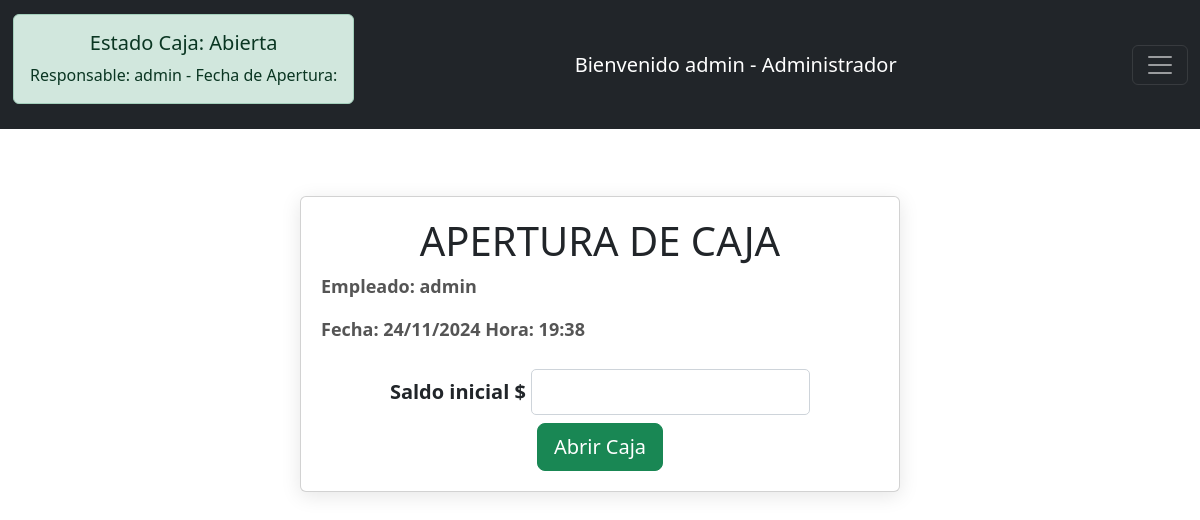
/apertura/ (signed in), run on the app's committed database.
### Empleados/models.py (models this page shows, shortened)
class Empleado(AbstractUser):
    dni=models.IntegerField(null=True, blank=True, verbose_name="DNI")
    dirección=models.CharField(null=True, blank=True, max_length=150)
    telefono=models.IntegerField(null=True, blank=True)

### Caja/views.py (the view, shortened to what this page needs)
# urls.py: path('apertura/', views.apertura_view , name='apertura' ),
@login_required
def apertura_view(request):
    caja_abierta = obtener_caja_abierta(request.user)
    if caja_abierta:
        request.session['caja_abierta'] = True
        request.session['empleado'] = caja_abierta.empleado.username
        request.session['fecha_apertura'] = caja_abierta.fecha_apertura.strftime("%Y-%m-%d %H:%M:%S")
        return redirect('cierre')
    if request.method == 'GET':
        formulario_apertura = apertura()
        return render(request, 'apertura.html', {'formulario_apertura': formulario_apertura})

### Caja/forms.py
class apertura(ModelForm):
    class Meta:
        model=Caja
        fields = ['saldo_inicial']

### Caja/views.py (called while the page is built)
def obtener_caja_abierta(user):
    return Caja.objects.filter(empleado__username=user.username, estado='Abierta').first()

### templates/apertura.html (shortened to what this page needs)
{% extends 'menu.html' %}
{% load static %}
{% block extra_css %}
    <link rel="stylesheet" href="{% static 'css/apertura.css' %}">
    <link href="https://cdn.jsdelivr.net/npm/bootstrap@5.3.3/dist/css/bootstrap.min.css" rel="stylesheet">
{% endblock %}
{% block content %}
    <div class="contenedor card">
        <form action="{% url 'apertura' %}" id="apertura" method="POST">
            <h1>APERTURA DE CAJA</h1>
                <p><b>Empleado: {{user.username}}</b></p>
                <p><b>Fecha: {{ formulario_apertura.instance.fecha_apertura|date:"d/m/Y"}} Hora: {{ formulario_apertura.instance.fecha_apertura|time:"H:i"}}</b></p>
                <h5><b>Saldo inicial $ <input type="number" name="saldo_inicial" value="{{ formulario_apertura.instance.saldo_inicial }}" required></b></h5>
            <input  class="btn btn-success btn-hover mx-auto d-block btn-lg" type="submit" value="Abrir Caja">
        </form>
    </div>
{% endblock %}

### templates/menu.html (shortened to what this page needs)
{% load static %}
<!DOCTYPE html>
<html lang="es">
<head>
    <link href="https://cdn.jsdelivr.net/npm/bootstrap@5.3.0-alpha3/dist/css/bootstrap.min.css" rel="stylesheet"
>
    <link rel="stylesheet" href="https://cdn.jsdelivr.net/npm/bootstrap-icons@1.11.3/font/bootstrap-icons.min.css">
    <link href="https://cdn.lineicons.com/4.0/lineicons.css" rel="stylesheet">
    <link rel="stylesheet" href="{% static 'css/menu.css' %}">
    {% block extra_css %}{% endblock %}
</head>
<body>
    <div class="wrapper">
        <nav class="navbar navbar-dark bg-dark fixed-top">
            <div class="container-fluid d-flex justify-content-between">
                <div class="estado-caja">
                    {% if request.session.caja_abierta %}
                        <div class="alert alert-success" role="alert">
                            <h5 class="alert-heading">Estado Caja: Abierta</h5>
                            <span>Responsable: {{ request.session.empleado }} - Fecha de Apertura: {{ request.session.fecha_apertura }}</span>
                        </div>
                    {% else %}
                        <div class="alert alert-danger" role="alert">
                            <h5 class="alert-heading">Estado Caja: Cerrada</h5>
                        </div>
                    {% endif %}
                </div>
                <a class="navbar-brand" href="{% url 'panel_perfil' %}">
                    Bienvenido {{ request.user.username }} -
                    {% for group in request.user.groups.all %}
                        {{ group.name }}{% if not forloop.last %}, {% endif %}
                    {% endfor %}
                </a>
                <button class="navbar-toggler" type="button" data-bs-toggle="offcanvas" data-bs-target="#offcanvasDarkNavbar" aria-controls="offcanvasDarkNavbar" aria-label="Toggle navigation">
                    <span class="navbar-toggler-icon"></span>
                </button>
            </div>
        </nav>
        <div class="main p-3">
            {% block content %}{% endblock %}
        </div>
    </div>
</body>
</html>

### static/css/menu.css (style rules this page uses)
.main { margin-top: 80px; }
nav { background-color: rgba(255, 255, 255, 0.9); }
.estado-caja { padding: 1px; margin-top: 5px; text-align: center; }
body { font-family: 'Calibri', sans-serif; }

### static/css/apertura.css (style rules this page uses)
body { background-color: #f8f9fa; font-family: 'Roboto', sans-serif; }
.contenedor { max-width: 600px; margin: 100px auto; padding: 20px; background: rgba(255, 255, 255, 0.9); border-radius: 10px; box-shadow: 0 4px 20px rgba(0, 0, 0, 0.1); }
h1,h5 { text-align: center; margin-bottom: 20px; }
p { font-size: 18px; color: #555; margin: 10px 0; display: flex; justify-content: space-between; }
input[type="number"] { width: 50%; padding: 10px; margin-top: 10px; border: 1px solid #ced4da; border-radius: 5px; }
.btn { justify-content: center; }

### data on the page
Empleado: session.empleado "admin", user.username "admin", username "admin"

### other printed values
{{ group.name }} "Administrador"
